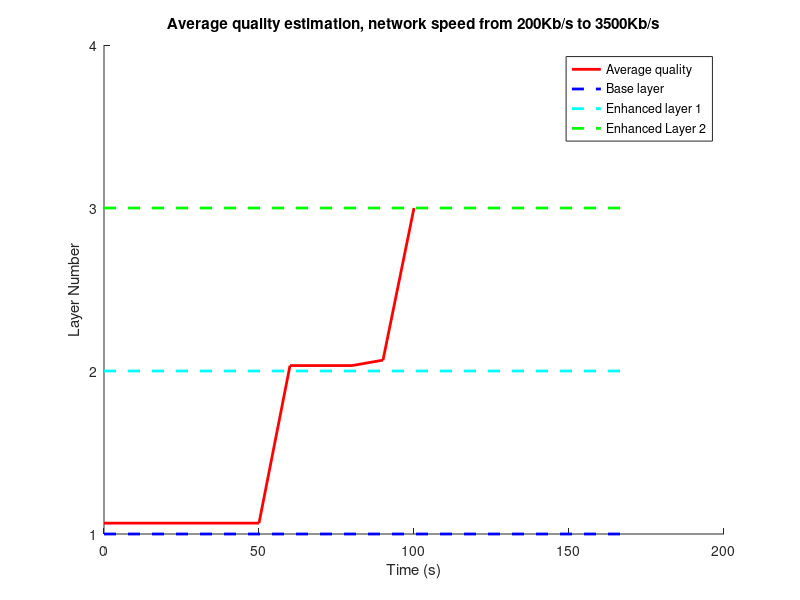

This figure's MATLAB source:
clear all;
close all;

%%
%plot(X,Y);
%estimated values of BW
y=[
1.0666    
1.0666  
1.0666  
1.0666  
1.0666  
1.0666
2.0333
2.0333
2.0333
2.0666
3
];

hold on
%threshold_values=[0 198 1470 3101];
time_slot=[
0
10
20
30
40
50
60
70
80
90
100
];

line(time_slot,y,'Linewidth',2,'Color',[1 0 0]);
%line(x_4,y_4,'Color','k','Linewidth',2);
ylim([1 4])
line([0 170],[1 1],'LineStyle','--','Linewidth',2,'Color','b');
line([0 170],[2 2],'LineStyle','--','Linewidth',2,'Color','c');
line([0 170],[3 3],'LineStyle','--','Linewidth',2,'Color','g');
title('Average quality estimation, network speed from 200Kb/s to 3500Kb/s');
xlabel('Time (s)');
ylabel('Layer Number');
set(gca,'ytick', [1 2 3 4]);
legend('Average quality','Base layer','Enhanced layer 1','Enhanced Layer 2');

%%
